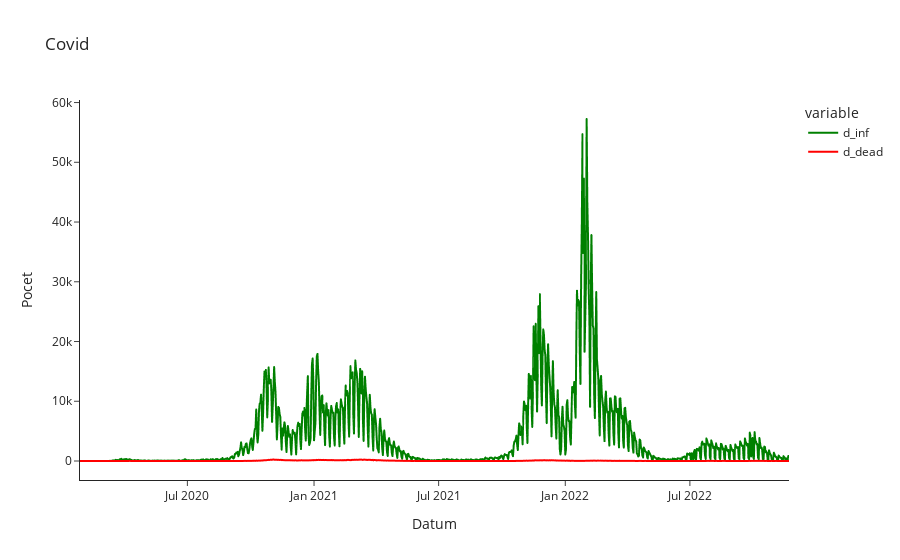

Notebook code for this chart:
### Code cell
fig = px.line(df, 
              y=['d_inf', 'd_dead'],
              title='Covid',
              labels={'datum': 'Datum', 'value': 'Pocet'},
             color_discrete_map= {'d_inf': 'green', 'd_dead': 'red'},
              template='simple_white'
             )
fig.show()

### Figure 1 — Plotly figure (JSON) as saved in the notebook; plotly's stock layout.template omitted (floating-point values rounded to 4 significant figures; data arrays with more than 128 entries replaced by an {"elided": "..."} marker saying what was removed)
{"data": [{"hovertemplate": "variable=d_inf<br>Datum=%{x}<br>Pocet=%{y}<extra></extra>", "legendgroup": "d_inf", "line": {"color": "green", "dash": "solid"}, "marker": {"symbol": "circle"}, "mode": "lines", "name": "d_inf", "showlegend": true, "type": "scattergl", "x": {"elided": "1031 str values"}, "xaxis": "x", "y": {"elided": "1031 int values"}, "yaxis": "y"}, {"hovertemplate": "variable=d_dead<br>Datum=%{x}<br>Pocet=%{y}<extra></extra>", "legendgroup": "d_dead", "line": {"color": "red", "dash": "solid"}, "marker": {"symbol": "circle"}, "mode": "lines", "name": "d_dead", "showlegend": true, "type": "scattergl", "x": {"elided": "1031 str values"}, "xaxis": "x", "y": {"elided": "1031 int values"}, "yaxis": "y"}], "layout": {"autosize": true, "legend": {"title": {"text": "variable"}, "tracegroupgap": 0}, "title": {"text": "Covid"}, "xaxis": {"anchor": "y", "autorange": false, "domain": [0, 1], "range": ["2020-01-27", "2022-11-22"], "title": {"text": "Datum"}, "type": "date"}, "yaxis": {"anchor": "x", "autorange": true, "domain": [0, 1], "range": [-3180.0, 60430.0], "title": {"text": "Pocet"}, "type": "linear"}}}
